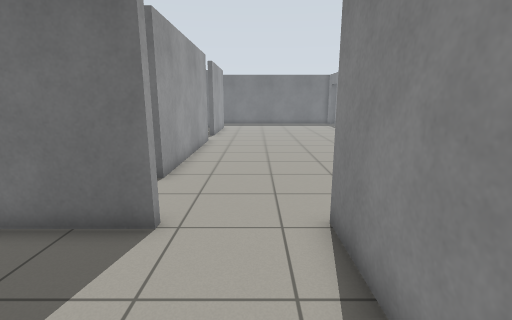
[1] (above)

20 first-person views from a walk through a Gazebo world. The camera is 1.2 m above the floor, tilts 12° down and sees 85° across. The floor is counted in squares, 0.5 m on a side. Each view is taken from the middle of a square. On the plan, view 1 faces up. The plan holds only what a view shows up to about 18 squares ahead; the rest is blank.

[2]
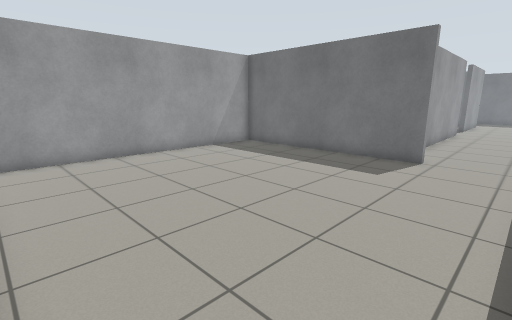

[3]
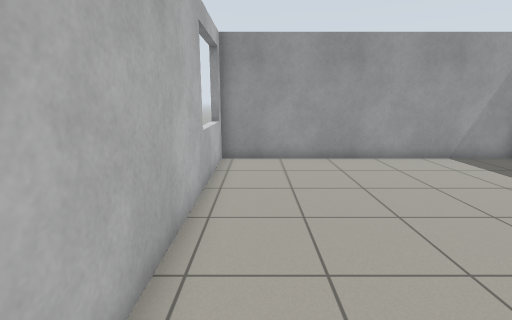

[4]
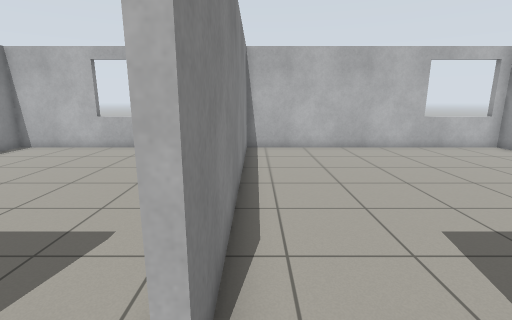

[5]
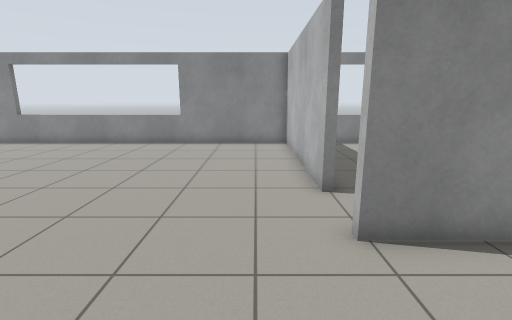

[6]
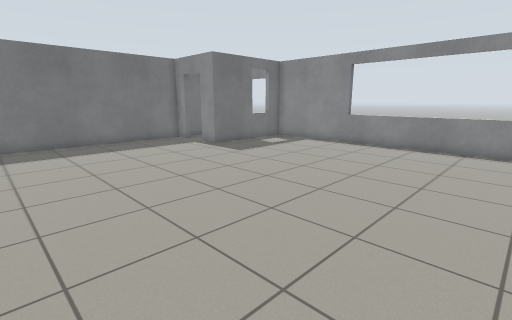

[7]
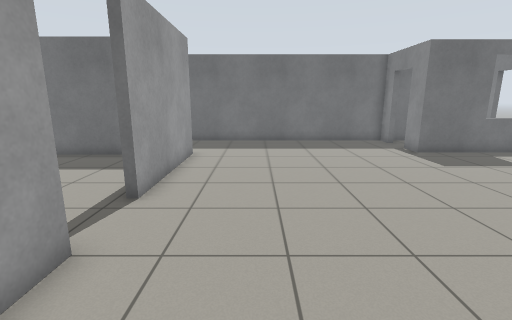

[8]
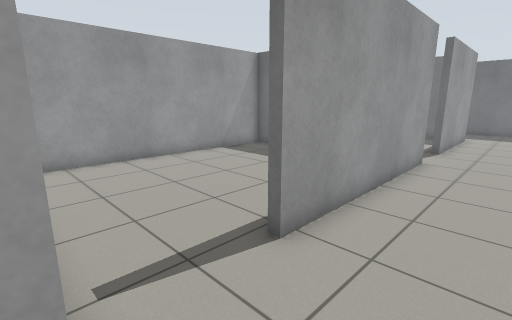

[9]
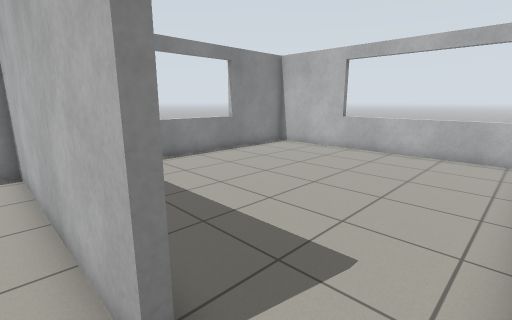

[10]
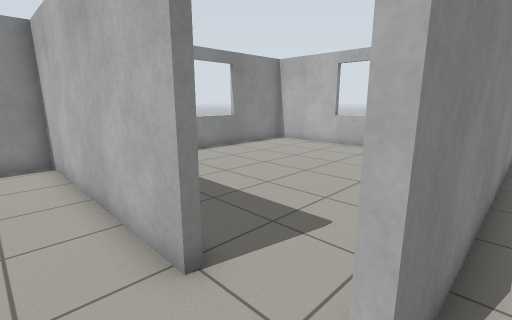

[11]
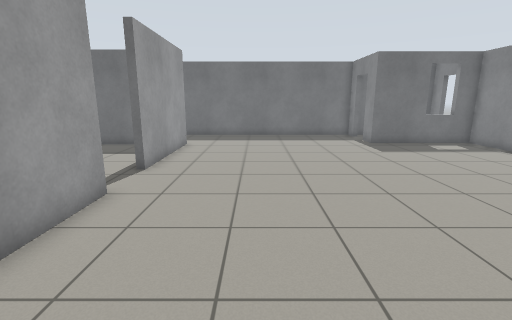

[12]
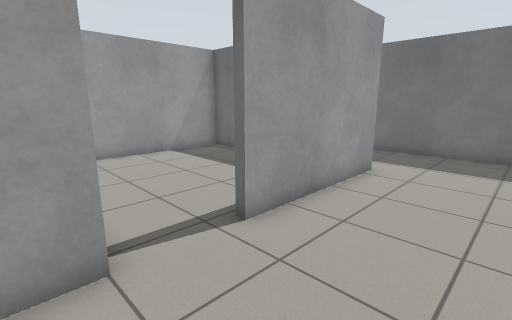

[13]
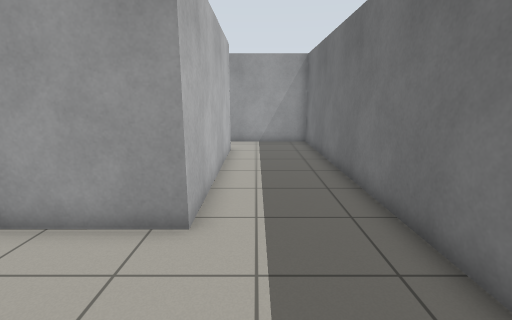

[14]
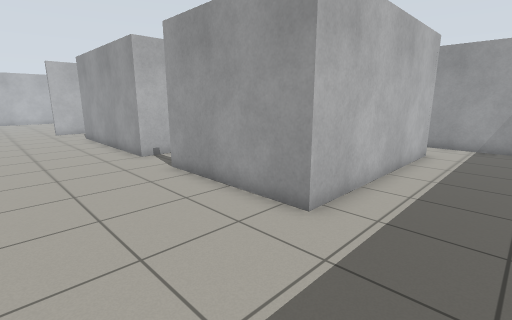

[15]
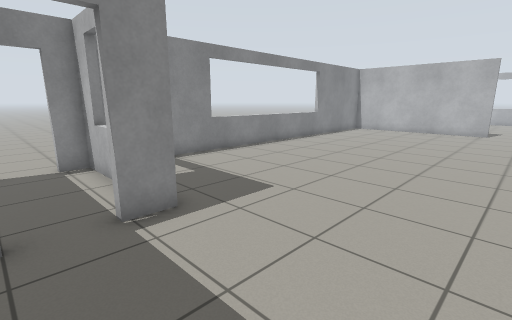

[16]
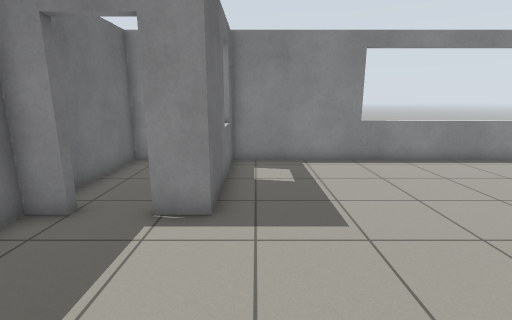

[17]
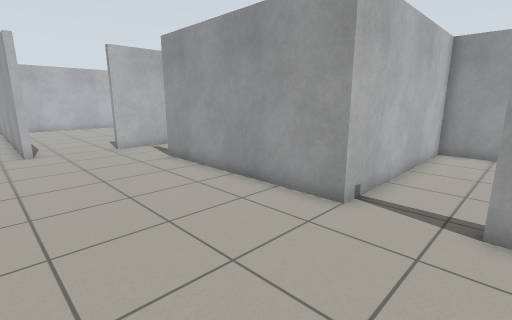

[18]
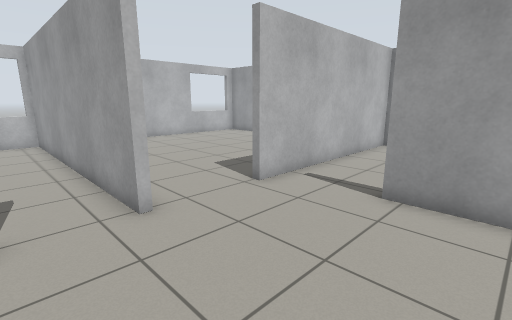

[19]
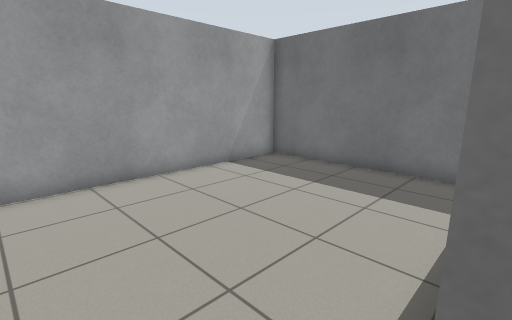

[20]
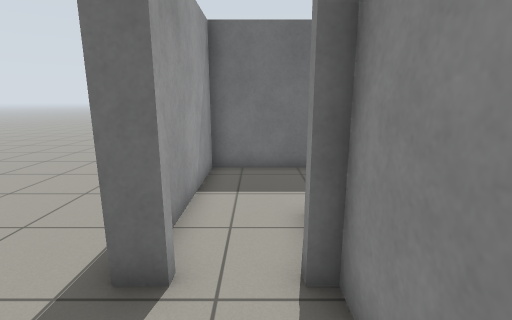

### Floor plan
Points are (right, up) in squares from view 1. A wall is a line through its corners. A room is listed if a view was taken in it or the views show most of it. See-through windows are left out.
Room 1 (views 1, 2, 3, 8)
walls: (-1.9, 4.9) (-11.6, 4.9) (-11.6, -7.4) (1.5, -7.4) (1.5, 5.2)
ways out: opening at (0, 5) to room 2
Room 2 (views 4, 6, 7, 9, 10, 11, 12, 13, 14, 15, 16, 17, 18)
walls: (-2.9, 17) (-2.9, 8.5); (7.6, 29) (7.6, 30) (-14.6, 30) (-14.6, 24.9); (4.1, 5.2) (13.3, 5.2) (13.3, 26) (7.6, 26) (7.6, 27.2); (1.5, 5.2) (1.8, 5.2); (-12, 25.7) (-2.9, 25.7) (-2.9, 19.6)
ways out: opening at (0, 5) to room 1; opening at (-3, 7) to room 3; open door at (-13.3, 23.3) to room 4; opening at (3.5, 5) to room 5; opening at (-3, 18.5) to room 6; open door at (8, 28.5) to room 7
Room 3 (views 5, 19)
walls: (-4.4, 16.7) (-11.6, 16.7) (-11.6, 5.2) (-1.9, 5.2)
ways out: opening at (-3, 7) to room 2
Room 4 (view 20)
walls: (-11.9, 21) (-11.9, 23.3); (-14.1, 23.3) (-15, 23.3)
ways out: open door at (-13.3, 23.3) to room 2
Room 5 (no view inside)
walls: (1.8, 5.2) (1.8, -7.4) (13.3, -7.4) (13.3, 2.4)
ways out: opening at (3.5, 5) to room 2
Room 6 (no view inside)
walls: (-2.9, 19.6) (-3.3, 19.6); (-4.5, 25.4) (-11.6, 25.4) (-11.6, 17) (-2.9, 17)
ways out: opening at (-3, 18.5) to room 2
Room 7 (no view inside)
walls: (11, 26.3) (13.3, 26.3) (13.3, 27.2); (13.3, 29) (13.3, 30) (8.4, 30)
ways out: open door at (8, 28.5) to room 2; open door at (13.3, 28.3)

Positions as (right, up) in squares from view 1, and headings:
1: (0, 0), facing up
2: (1, -7), facing up-left
3: (0, -6), facing left
4: (1, 7), facing down
5: (-3, 7), facing right
6: (-2, 13), facing up-right
7: (0, 13), facing up
8: (0, 5), facing up-left
9: (2, 6), facing down-right
10: (1, 7), facing down-right
11: (1, 10), facing up
12: (1, 16), facing up-left
13: (2, 27), facing left
14: (2, 29), facing down-left
15: (2, 29), facing down-right
16: (2, 25), facing right
17: (3, 20), facing down-left
18: (4, 11), facing down-left
19: (-3, 7), facing up-left
20: (-13, 20), facing up
